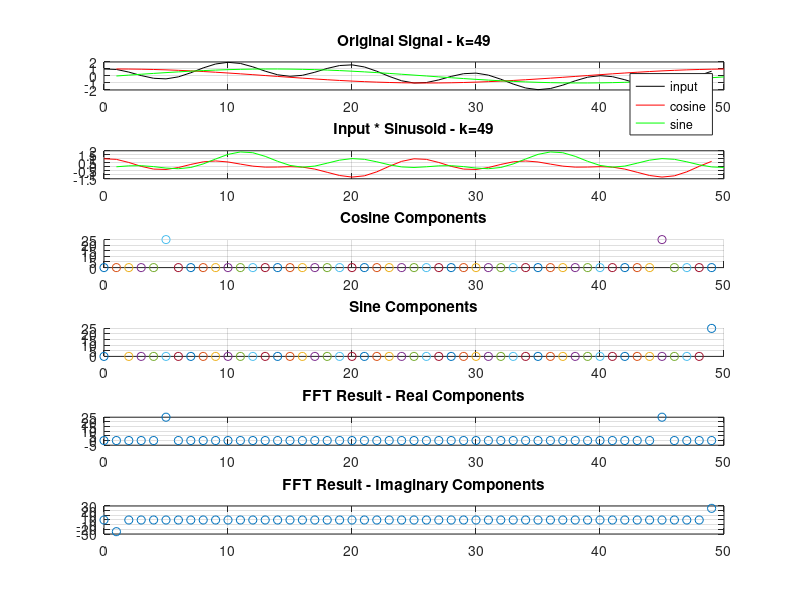

Write the MATLAB code that produced this figure.
#!/bin/octave
## Evan Widloski - 2016-07-14
## DFT Testing - practicing and understanding DFT

duration = 1;
sample_freq = 50;

N = duration*sample_freq;

n = 0:N-1;

x = sin(2*pi*1*n/N) + cos(2*pi*5*n/N);

for k = n
  c = cos((2*pi*k*n)/N);
  s = -sin((2*pi*k*n)/N);

  ## show original signal and sin/cos to calculate correlation with
  subplot(6,1,1)
  plot(n,x,'k',c,'r',s,'g')
  legend('input','cosine','sine')
  grid on
  title(sprintf('Original Signal - k=%d',k))

  ## first step in finding correlation
  subplot(6,1,2)
  plot(n,c.*x,'r',s.*x,'g')
  grid on
  title(sprintf('Input * Sinusoid - k=%d',k))

  ## calculate correlation by summing previous signal
  subplot(6,1,3)
  hold on
  plot(k,sum(c.*x),'o')
  grid on
  hold off
  ylim([0 25])
  title('Cosine Components')

  ## calculate correlation by summing previous signal
  subplot(6,1,4)
  hold on
  plot(k,sum(s.*x),'o')
  grid on
  hold off
  ylim([0 25])
  title('Sine Components')

  drawnow
  pause
endfor

## show FFT for comparison
subplot(6,1,5)
plot(n,real(fft(x)),'o')
grid on
title('FFT Result - Real Components')
subplot(6,1,6)
plot(n,imag(fft(x)),'o')
grid on
title('FFT Result - Imaginary Components')
